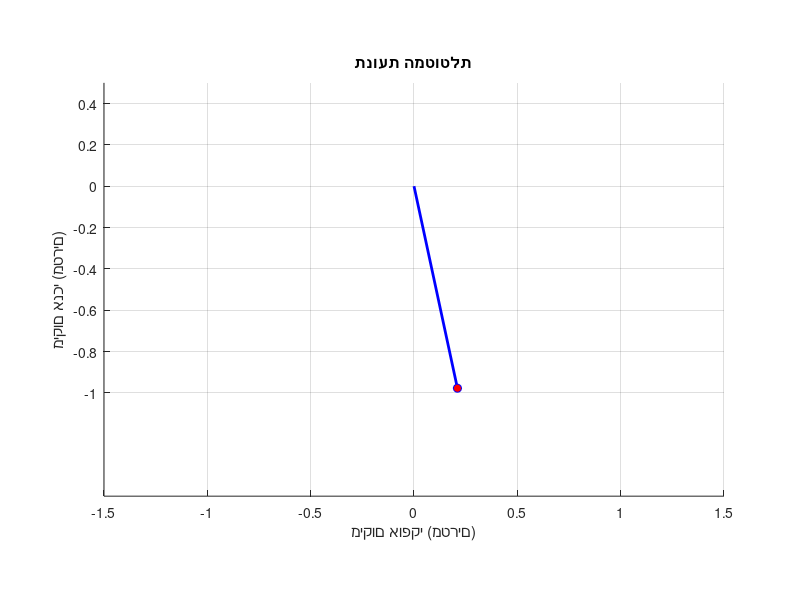

Write MATLAB code to recreate this figure.
function Q2()
    theta0 = pi/4; % תנאי התחלה
    omega0 = 0; % תנאי התחלה
    
    tspan = [0 10]; % זמן סימולציה
    
    [t, y] = ode45(@(t, y) pendulumODE(t, y), tspan, [theta0; omega0]); % פתרון המשוואה הדיפרנציאלית
    
    create_animation(t, y(:, 1)); % יצירת האנימציה
end

function dydt = pendulumODE(~, y)
    g = 9.8; % תאוצת הכובד
    L = 1; % אורך המטוטלת
    
    dydt = [y(2); -g/L * sin(y(1))];
end

function create_animation(t, theta)
    L = 1; % אורך המטוטלת
    
    figure;
    for k = 1:length(t)
        clf;
        hold on;
        x = L * sin(theta(k));
        y = -L * cos(theta(k));
        
        % ציור המטוטלת
        plot([0, x], [0, y], 'b', 'LineWidth', 2);
        plot(x, y, 'bo', 'MarkerFaceColor', 'r');
        
        axis equal;
        axis([-1.5 1.5 -1.5 0.5]); % ערכי מיקום האופקי במטרים
        set(gca, 'YTick', -1:0.2:1); % ערכי מיקום האנכי במטרים
        grid on;
        
        % עידכון הכותרת עם הזמן
        title(sprintf('תנועת המטוטלת'));
        xlabel('מיקום אופקי (מטרים)');
        ylabel('מיקום אנכי (מטרים)');
        drawnow;
    end
end
